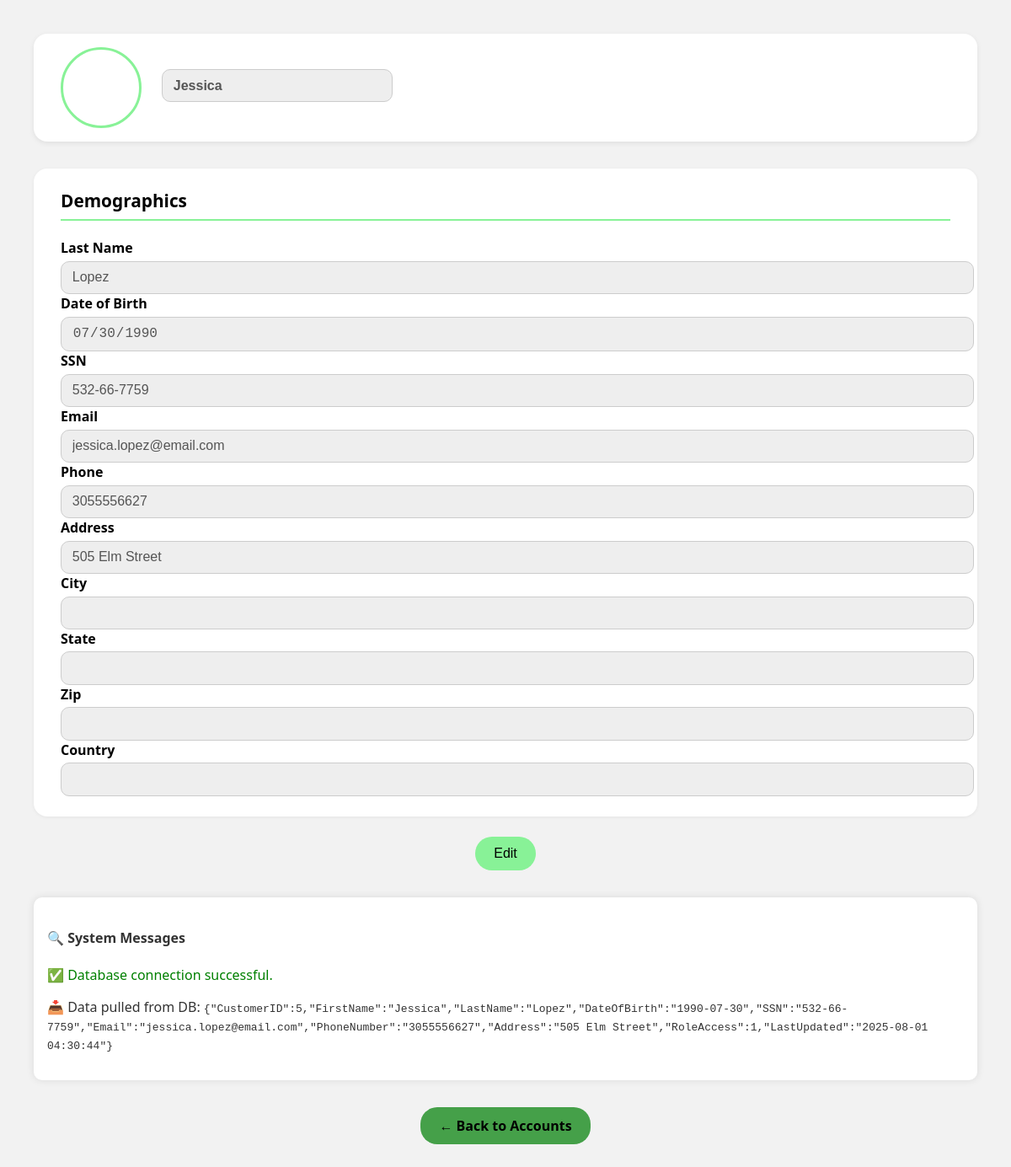
The page /profile_view.php?id=5 on the database as committed earlier.
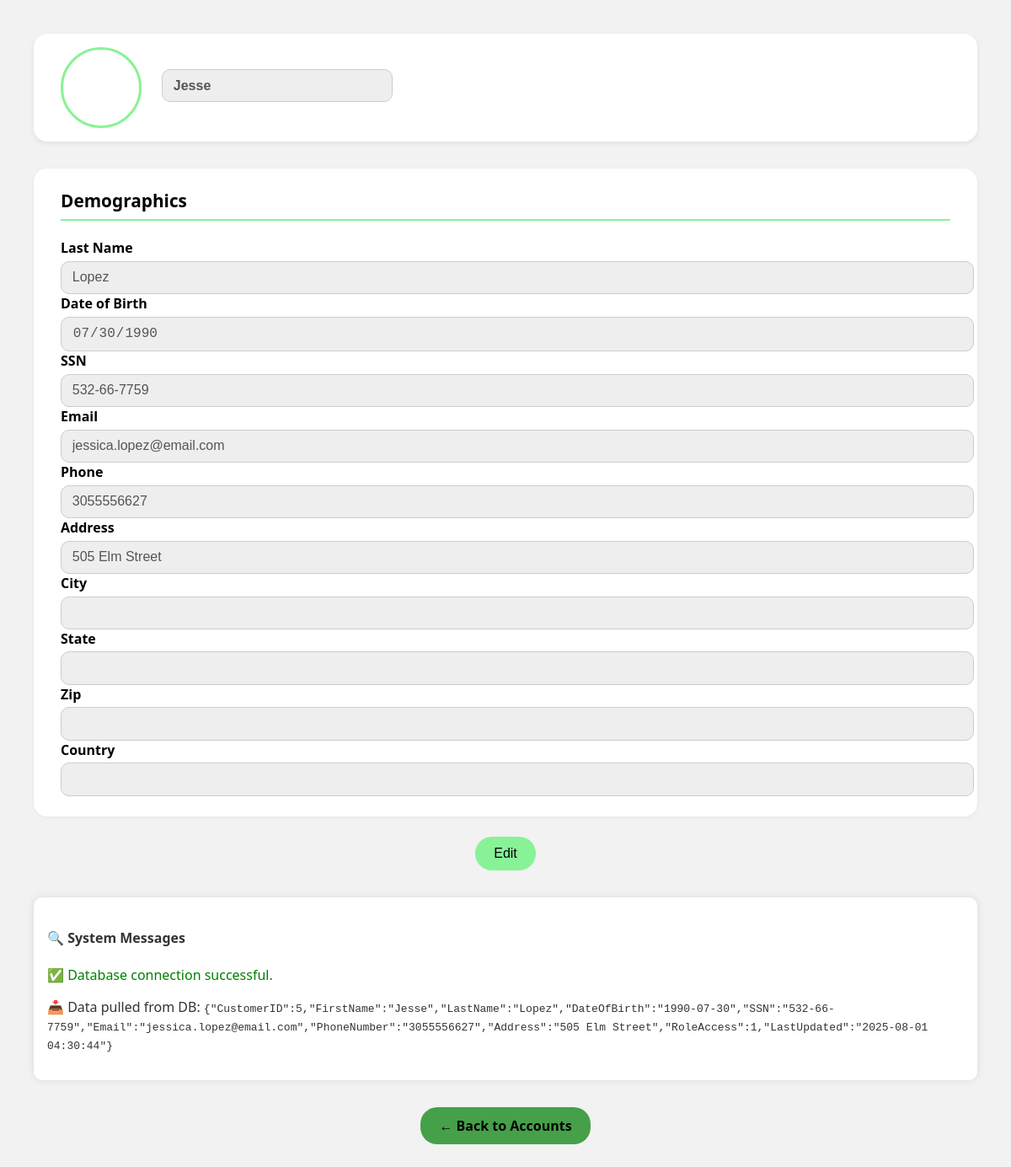
The same page on the database as committed later.
### tables this page shows
CREATE TABLE Customer (
    CustomerID INT AUTO_INCREMENT PRIMARY KEY,
    FirstName VARCHAR(50) NOT NULL,
    LastName VARCHAR(50) NOT NULL,
    DateOfBirth DATE NOT NULL,
    SSN CHAR(11) UNIQUE NOT NULL,
    Email VARCHAR(100) UNIQUE,
    PhoneNumber CHAR(10),
    Address VARCHAR(200),
    RoleAccess TINYINT DEFAULT 1,   
    LastUpdated TIMESTAMP DEFAULT CURRENT_TIMESTAMP ON UPDATE CURRENT_TIMESTAMP
);

### profile_view.php (the view, shortened to what this page needs)
<?php
include 'config.php';
$statusMessage = "";
if ($conn->connect_error) {
    $statusMessage .= "<p style='color:red;'>Database connection failed: " . $conn->connect_error . "</p>";
    exit;
} else {
    $statusMessage .= "<p style='color:green;'>✅ Database connection successful.</p>";
}
$customerID = isset($_GET['id']) ? intval($_GET['id']) : 0;
$sql = "SELECT * FROM Customer WHERE CustomerID = ?";
$stmt = $conn->prepare($sql);
$stmt->bind_param("i", $customerID);
$stmt->execute();
$result = $stmt->get_result();
if ($result && $result->num_rows > 0) {
    $row = $result->fetch_assoc();
    $statusMessage .= "<p>📥 Data pulled from DB: <code>" . htmlspecialchars(json_encode($row)) . "</code></p>";
} else {
    $statusMessage .= "<p style='color:red;'>Customer not found or invalid ID.</p>";
    exit;
}
?>
<!DOCTYPE html>
<html>
<head>
</head>
<body>
  <form method="POST" action="update_customer.php">
    <div class="profile-header">
      <div class="avatar"></div>
      <div class="name">
        <input type="text" name="firstName" id="firstName" value="<?= htmlspecialchars($row['FirstName']) ?>" disabled />
      </div>
    </div>
    <div class="section">
      <h3>Demographics</h3>
      <label>Last Name</label>
      <input type="text" name="lastName" id="lastName" value="<?= htmlspecialchars($row['LastName']) ?>" disabled>
      <label>Date of Birth</label>
      <input type="date" name="dob" id="dob" value="<?= htmlspecialchars($row['DateOfBirth']) ?>" disabled>
      <label>SSN</label>
      <input type="text" name="ssn" id="ssn" value="<?= htmlspecialchars($row['SSN']) ?>" disabled>
      <label>Email</label>
      <input type="email" name="email" id="email" value="<?= htmlspecialchars($row['Email']) ?>" disabled>
      <label>Phone</label>
      <input type="text" name="phone" id="phone" value="<?= htmlspecialchars($row['PhoneNumber']) ?>" disabled>
      <label>Address</label>
      <input type="text" name="address" id="address" value="<?= htmlspecialchars($row['Address']) ?>" disabled>
      <label>City</label>
      <input type="text" name="city" id="city" value="<?= htmlspecialchars($row['City']) ?>" disabled>
      <label>State</label>
      <input type="text" name="state" id="state" value="<?= htmlspecialchars($row['State']) ?>" disabled>
      <label>Zip</label>
      <input type="text" name="zip" id="zip" value="<?= htmlspecialchars($row['Zip']) ?>" disabled>
      <label>Country</label>
      <input type="text" name="country" id="country" value="<?= htmlspecialchars($row['Country']) ?>" disabled>
    </div>
    <div class="button-row">
      <button type="button" id="editBtn" onclick="enableEdit()">Edit</button>
    </div>
  </form>
  <div class="status-box">
    <h4>🔍 System Messages</h4>
    <?= $statusMessage ?>
  </div>
  <div class="button-row">
  <a href="bankaccount.php?id=<?= $customerID ?>" style="
    display: inline-block;
    padding: 0.7rem 1.4rem;
    background-color: #45a049;
    color: #000;
    border-radius: 20px;
    text-decoration: none;
    margin-top: 1rem;
    font-weight: bold;
  ">
    ← Back to Accounts
  </a>
</div>
</body>
</html>

### profile_view.php (style rules this page uses)
body { font-family: 'Segoe UI', sans-serif; background-color: #f2f2f2; padding: 2rem; }
.profile-header { display: flex; align-items: center; background: #ffffff; border-radius: 16px; padding: 1rem 2rem; margin-bottom: 2rem; box-shadow: 0 2px 6px rgba(0, 0, 0, 0.08); }
.avatar { width: 90px; height: 90px; border-radius: 50%; background-image: url('https://avatars.githubusercontent.com/u/1?v=4'); background-size: cover; background-position: center; margin-right: 1.5rem; border: 3px solid #88f297; }
.name input { font-size: 1.8rem; font-weight: bold; border: none; background: transparent; color: #000; margin-bottom: 0.3rem; }
.section { background: #ffffff; padding: 1.5rem 2rem; border-radius: 16px; margin-bottom: 1.5rem; box-shadow: 0 1px 4px rgba(0, 0, 0, 0.06); }
.section h3 { margin-top: 0; font-size: 1.3rem; color: #000; border-bottom: 2px solid #88f297; padding-bottom: 0.5rem; }
label { font-weight: 600; display: block; margin-bottom: 0.3rem; }
input[type="text"], input[type="email"], input[type="date"] { width: 100%; padding: 0.6rem 0.8rem; border: 1px solid #ccc; border-radius: 10px; background-color: #f9f9f9; font-size: 1rem; }
button { padding: 0.7rem 1.4rem; border-radius: 20px; font-size: 1rem; cursor: pointer; border: none; transition: background-color 0.3s ease; }
#editBtn { background-color: #88f297; color: #000; }
.button-row { text-align: center; margin-top: 1rem; }
input[disabled] { background-color: #eee; color: #555; }
.status-box { background: #fff; border-radius: 10px; padding: 1rem; margin-top: 2rem; box-shadow: 0 0 10px rgba(0,0,0,0.1); color: #333; }

Rows that differ between the two databases and show on the page:
changed customer "Lopez": firstName "Jessica" → "Jesse"
Other text that changed with them:
json_encode($row): "{\"CustomerID\":5,\"FirstName\":\"Jessica\",\"LastName\":\"Lopez\",\"DateOfBirth\":\"1990-07-30\",\"SSN\":\"532-66-7759\",\"Email\":\"jessica.lopez@email.com\",\"PhoneNumber\":\"3055556627\",\"Address\":\"505 Elm Street\",\"RoleAccess\":1,\"LastUpdated\":\"2025-08-01 04:30:44\"}" → "{\"CustomerID\":5,\"FirstName\":\"Jesse\",\"LastName\":\"Lopez\",\"DateOfBirth\":\"1990-07-30\",\"SSN\":\"532-66-7759\",\"Email\":\"jessica.lopez@email.com\",\"PhoneNumber\":\"3055556627\",\"Address\":\"505 Elm Street\",\"RoleAccess\":1,\"LastUpdated\":\"2025-08-01 04:30:44\"}"
